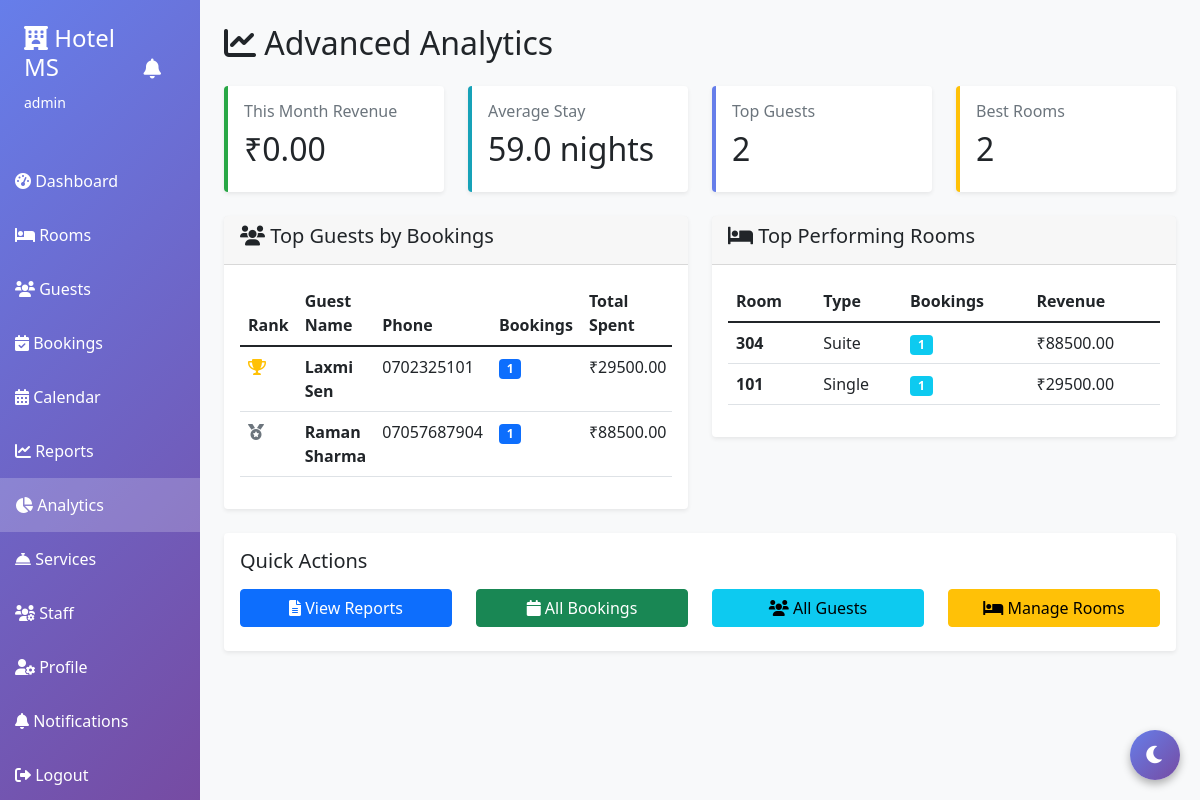
The app's page /analytics (signed in) with its own data.
### server.py (models this page shows)
class User(UserMixin, db.Model):
    id = db.Column(db.Integer, primary_key=True)
    username = db.Column(db.String(80), unique=True, nullable=False)
    password = db.Column(db.String(200), nullable=False)
    role = db.Column(db.String(20), default='staff')
    guest_id = db.Column(db.Integer, db.ForeignKey('guest.id'), nullable=True)

class Guest(db.Model):
    id = db.Column(db.Integer, primary_key=True)
    name = db.Column(db.String(100), nullable=False)
    email = db.Column(db.String(100))
    phone = db.Column(db.String(20), nullable=False)
    id_proof = db.Column(db.String(50))
    address = db.Column(db.Text)
    loyalty_points = db.Column(db.Integer, default=0)
    loyalty_tier = db.Column(db.String(20), default='Bronze')  # Bronze, Silver, Gold, Platinum
    bookings = db.relationship('Booking', backref='guest', lazy=True)
    user = db.relationship('User', backref='guest_account', uselist=False)

class Room(db.Model):
    id = db.Column(db.Integer, primary_key=True)
    room_number = db.Column(db.String(10), unique=True, nullable=False)
    room_type = db.Column(db.String(50), nullable=False)
    price = db.Column(db.Float, nullable=False)
    status = db.Column(db.String(20), default='available')
    description = db.Column(db.Text)
    image_url = db.Column(db.String(500), default='https://images.unsplash.com/photo-1611892440504-42a792e24d32?w=500')
    amenities = db.Column(db.String(500))  # Comma-separated: "WiFi,AC,TV"
    capacity = db.Column(db.Integer, default=2)
    bookings = db.relationship('Booking', backref='room', lazy=True)
    reviews = db.relationship('Review', backref='room', lazy=True)

### server.py (the view)
@app.route('/analytics')
@login_required
def analytics():
    if current_user.role == 'guest':
        return redirect(url_for('guest_dashboard'))
    from datetime import date
    current_month = date.today().month
    current_year = date.today().year
    monthly_revenue = db.session.query(db.func.sum(Booking.total_amount)).filter(
        db.extract('month', Booking.check_out) == current_month,
        db.extract('year', Booking.check_out) == current_year,
        Booking.status == 'completed'
    ).scalar() or 0
    top_guests = db.session.query(
        Guest.name,
        Guest.phone,
        db.func.count(Booking.id).label('booking_count'),
        db.func.sum(Booking.total_amount).label('total_spent')
    ).join(Booking).filter(
        Booking.status == 'completed'
    ).group_by(Guest.id).order_by(db.desc('booking_count')).limit(5).all()
    room_performance = db.session.query(
        Room.room_number,
        Room.room_type,
        db.func.count(Booking.id).label('bookings'),
        db.func.sum(Booking.total_amount).label('revenue')
    ).join(Booking).filter(
        Booking.status == 'completed'
    ).group_by(Room.id).order_by(db.desc('revenue')).limit(10).all()
    completed_bookings = Booking.query.filter_by(status='completed').all()
    if completed_bookings:
        total_days = sum([(b.check_out - b.check_in).days or 1 for b in completed_bookings])
        avg_stay = total_days / len(completed_bookings)
    else:
        avg_stay = 0
    return render_template('analytics.html',
                         monthly_revenue=monthly_revenue,
                         top_guests=top_guests,
                         room_performance=room_performance,
                         avg_stay=round(avg_stay, 1))

### server.py (called while the page is built)
@login_manager.user_loader
def load_user(user_id):
    return User.query.get(int(user_id))

### templates/analytics.html
{% extends "base.html" %}
{% block content %}
<h2 class="mb-4"><i class="fas fa-chart-line"></i> Advanced Analytics</h2>
<div class="row mb-4">
    <div class="col-md-3">
        <div class="card stat-card success">
            <div class="card-body">
                <h6 class="text-muted">This Month Revenue</h6>
                <h2>₹{{ "%.2f"|format(monthly_revenue) }}</h2>
            </div>
        </div>
    </div>
    <div class="col-md-3">
        <div class="card stat-card info">
            <div class="card-body">
                <h6 class="text-muted">Average Stay</h6>
                <h2>{{ avg_stay }} nights</h2>
            </div>
        </div>
    </div>
    <div class="col-md-3">
        <div class="card stat-card primary">
            <div class="card-body">
                <h6 class="text-muted">Top Guests</h6>
                <h2>{{ top_guests|length }}</h2>
            </div>
        </div>
    </div>
    <div class="col-md-3">
        <div class="card stat-card warning">
            <div class="card-body">
                <h6 class="text-muted">Best Rooms</h6>
                <h2>{{ room_performance|length }}</h2>
            </div>
        </div>
    </div>
</div>
<div class="row mb-4">
    <div class="col-md-6">
        <div class="card">
            <div class="card-header">
                <h5><i class="fas fa-users"></i> Top Guests by Bookings</h5>
            </div>
            <div class="card-body">
                {% if top_guests %}
                <div class="table-responsive">
                    <table class="table table-hover">
                        <thead>
                            <tr>
                                <th>Rank</th>
                                <th>Guest Name</th>
                                <th>Phone</th>
                                <th>Bookings</th>
                                <th>Total Spent</th>
                            </tr>
                        </thead>
                        <tbody>
                            {% for guest in top_guests %}
                            <tr>
                                <td>
                                    {% if loop.index == 1 %}
                                    <i class="fas fa-trophy text-warning"></i>
                                    {% elif loop.index == 2 %}
                                    <i class="fas fa-medal text-secondary"></i>
                                    {% elif loop.index == 3 %}
                                    <i class="fas fa-medal" style="color: #cd7f32;"></i>
                                    {% else %}
                                    {{ loop.index }}
                                    {% endif %}
                                </td>
                                <td><strong>{{ guest.name }}</strong></td>
                                <td>{{ guest.phone }}</td>
                                <td><span class="badge bg-primary">{{ guest.booking_count }}</span></td>
                                <td>₹{{ "%.2f"|format(guest.total_spent or 0) }}</td>
                            </tr>
                            {% endfor %}
                        </tbody>
                    </table>
                </div>
                {% else %}
                <p class="text-center text-muted">No completed bookings yet</p>
                {% endif %}
            </div>
        </div>
    </div>
    <div class="col-md-6">
        <div class="card">
            <div class="card-header">
                <h5><i class="fas fa-bed"></i> Top Performing Rooms</h5>
            </div>
            <div class="card-body">
                {% if room_performance %}
                <div class="table-responsive">
                    <table class="table table-hover">
                        <thead>
                            <tr>
                                <th>Room</th>
                                <th>Type</th>
                                <th>Bookings</th>
                                <th>Revenue</th>
                            </tr>
                        </thead>
                        <tbody>
                            {% for room in room_performance %}
                            <tr>
                                <td><strong>{{ room.room_number }}</strong></td>
                                <td>{{ room.room_type }}</td>
                                <td><span class="badge bg-info">{{ room.bookings }}</span></td>
                                <td>₹{{ "%.2f"|format(room.revenue or 0) }}</td>
                            </tr>
                            {% endfor %}
                        </tbody>
                    </table>
                </div>
                {% else %}
                <p class="text-center text-muted">No completed bookings yet</p>
                {% endif %}
            </div>
        </div>
    </div>
</div>
<div class="card">
    <div class="card-body">
        <h5 class="mb-3">Quick Actions</h5>
        <div class="row">
            <div class="col-md-3">
                <a href="{{ url_for('reports') }}" class="btn btn-primary w-100 mb-2">
                    <i class="fas fa-file-alt"></i> View Reports
                </a>
            </div>
            <div class="col-md-3">
                <a href="{{ url_for('bookings') }}" class="btn btn-success w-100 mb-2">
                    <i class="fas fa-calendar"></i> All Bookings
                </a>
            </div>
            <div class="col-md-3">
                <a href="{{ url_for('guests') }}" class="btn btn-info w-100 mb-2">
                    <i class="fas fa-users"></i> All Guests
                </a>
            </div>
            <div class="col-md-3">
                <a href="{{ url_for('rooms') }}" class="btn btn-warning w-100 mb-2">
                    <i class="fas fa-bed"></i> Manage Rooms
                </a>
            </div>
        </div>
    </div>
</div>
{% endblock %}

### templates/base.html (shortened to what this page needs)
<!DOCTYPE html>
<html lang="en">
<head>
    <link href="https://cdn.jsdelivr.net/npm/bootstrap@5.1.3/dist/css/bootstrap.min.css" rel="stylesheet">
    <link rel="stylesheet" href="https://cdnjs.cloudflare.com/ajax/libs/font-awesome/6.0.0/css/all.min.css">
</head>
<body>
    {% if current_user.is_authenticated %}
    <div class="container-fluid">
        <div class="row">
            <div class="col-md-2 sidebar p-0">
                <div class="p-4 text-white">
                    <div class="d-flex justify-content-between align-items-center mb-3">
                        <div>
                            <h4><i class="fas fa-hotel"></i> Hotel MS</h4>
                            <small>{{ current_user.username }}</small>
                        </div>
                        <div>
                            <a href="{{ url_for('notifications') }}" class="text-white position-relative"
                                title="Notifications">
                                <i class="fas fa-bell fa-lg"></i>
                            </a>
                        </div>
                    </div>
                </div>
                <nav>
                    {% if current_user.role == 'guest' %}
                    <a href="{{ url_for('guest_dashboard') }}"
                        class="{% if request.endpoint == 'guest_dashboard' %}active{% endif %}">
                        <i class="fas fa-tachometer-alt"></i> My Dashboard
                    </a>
                    <a href="{{ url_for('guest_book_room') }}"
                        class="{% if request.endpoint == 'guest_book_room' %}active{% endif %}">
                        <i class="fas fa-bed"></i> Book a Room
                    </a>
                    <a href="{{ url_for('profile') }}" class="{% if request.endpoint == 'profile' %}active{% endif %}">
                        <i class="fas fa-user"></i> My Profile
                    </a>
                    <a href="{{ url_for('notifications') }}"
                        class="{% if request.endpoint == 'notifications' %}active{% endif %}">
                        <i class="fas fa-bell"></i> Notifications
                    </a>
                    <a href="{{ url_for('logout') }}">
                        <i class="fas fa-sign-out-alt"></i> Logout
                    </a>
                    {% else %}
                    <a href="{{ url_for('dashboard') }}"
                        class="{% if request.endpoint == 'dashboard' %}active{% endif %}">
                        <i class="fas fa-tachometer-alt"></i> Dashboard
                    </a>
                    <a href="{{ url_for('rooms') }}" class="{% if request.endpoint == 'rooms' %}active{% endif %}">
                        <i class="fas fa-bed"></i> Rooms
                    </a>
                    <a href="{{ url_for('guests') }}" class="{% if request.endpoint == 'guests' %}active{% endif %}">
                        <i class="fas fa-users"></i> Guests
                    </a>
                    <a href="{{ url_for('bookings') }}"
                        class="{% if request.endpoint == 'bookings' %}active{% endif %}">
                        <i class="fas fa-calendar-check"></i> Bookings
                    </a>
                    <a href="{{ url_for('calendar') }}"
                        class="{% if request.endpoint == 'calendar' %}active{% endif %}">
                        <i class="fas fa-calendar-alt"></i> Calendar
                    </a>
                    <a href="{{ url_for('reports') }}" class="{% if request.endpoint == 'reports' %}active{% endif %}">
                        <i class="fas fa-chart-line"></i> Reports
                    </a>
                    <a href="{{ url_for('analytics') }}"
                        class="{% if request.endpoint == 'analytics' %}active{% endif %}">
                        <i class="fas fa-chart-pie"></i> Analytics
                    </a>
                    <a href="{{ url_for('services') }}"
                        class="{% if request.endpoint == 'services' %}active{% endif %}">
                        <i class="fas fa-concierge-bell"></i> Services
                    </a>
                    <a href="{{ url_for('staff') }}" class="{% if request.endpoint == 'staff' %}active{% endif %}">
                        <i class="fas fa-users-cog"></i> Staff
                    </a>
                    <a href="{{ url_for('profile') }}" class="{% if request.endpoint == 'profile' %}active{% endif %}">
                        <i class="fas fa-user-cog"></i> Profile
                    </a>
                    <a href="{{ url_for('notifications') }}"
                        class="{% if request.endpoint == 'notifications' %}active{% endif %}">
                        <i class="fas fa-bell"></i> Notifications
                    </a>
                    <a href="{{ url_for('logout') }}">
                        <i class="fas fa-sign-out-alt"></i> Logout
                    </a>
                    {% endif %}
                </nav>
            </div>
            <div class="col-md-10 p-4">
                {% block content %}{% endblock %}
            </div>
        </div>
    </div>
    {% else %}
    {% block login_content %}{% endblock %}
    {% endif %}
    <button class="dark-mode-toggle" onclick="toggleDarkMode()" title="Toggle Dark Mode">
        <i class="fas fa-moon" id="darkModeIcon"></i>
    </button>
</body>
</html>

### templates/base.html (style rules this page uses)
body { background-color: #f8f9fa; transition: all 0.3s; }
.sidebar { min-height: 100vh; background: linear-gradient(135deg, #667eea 0%, #764ba2 100%); }
.sidebar a { color: white; text-decoration: none; padding: 15px; display: block; transition: 0.3s; }
.sidebar a.active { background-color: rgba(255, 255, 255, 0.2); }
.card { box-shadow: 0 0.125rem 0.25rem rgba(0, 0, 0, 0.075); border: none; transition: all 0.3s; }
.stat-card { border-left: 4px solid; }
.stat-card.primary { border-color: #667eea; }
.stat-card.success { border-color: #28a745; }
.stat-card.warning { border-color: #ffc107; }
.stat-card.info { border-color: #17a2b8; }
.dark-mode-toggle { position: fixed; bottom: 20px; right: 20px; width: 50px; height: 50px; border-radius: 50%; background: linear-gradient(135deg, #667eea 0%, #764ba2 100%); border: none; color: white; font-size: 20px; cursor: pointer; box-shadow: 0 4px 8px rgba(0, 0, 0, 0.3); z-index: 1000; transition: all 0.3s; }

### records on screen
User: username "admin"
Guest: name "Laxmi Sen", phone "0702325101", booking_count "1", total_spent "29500.00"
Guest: name "Raman Sharma", phone "07057687904", booking_count "1", total_spent "88500.00"
Room: room_number "304", room_type "Suite", bookings "1", revenue "88500.00"
Room: room_number "101", room_type "Single", bookings "1", revenue "29500.00"

### other values on screen
{{ "%.2f"|format(monthly_revenue) }} "0.00"
{{ avg_stay }} "59.0"
{{ top_guests|length }} "2"
{{ room_performance|length }} "2"
